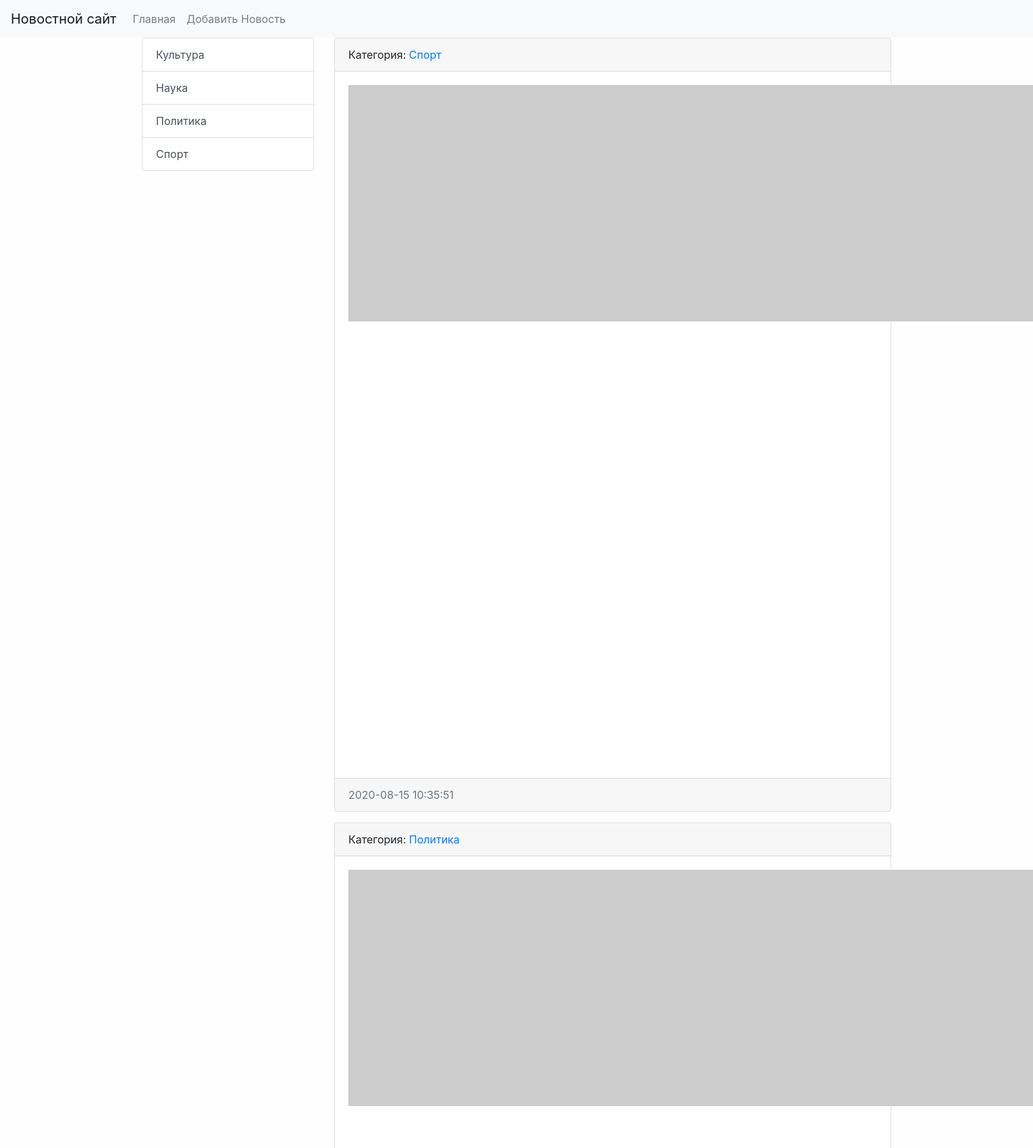
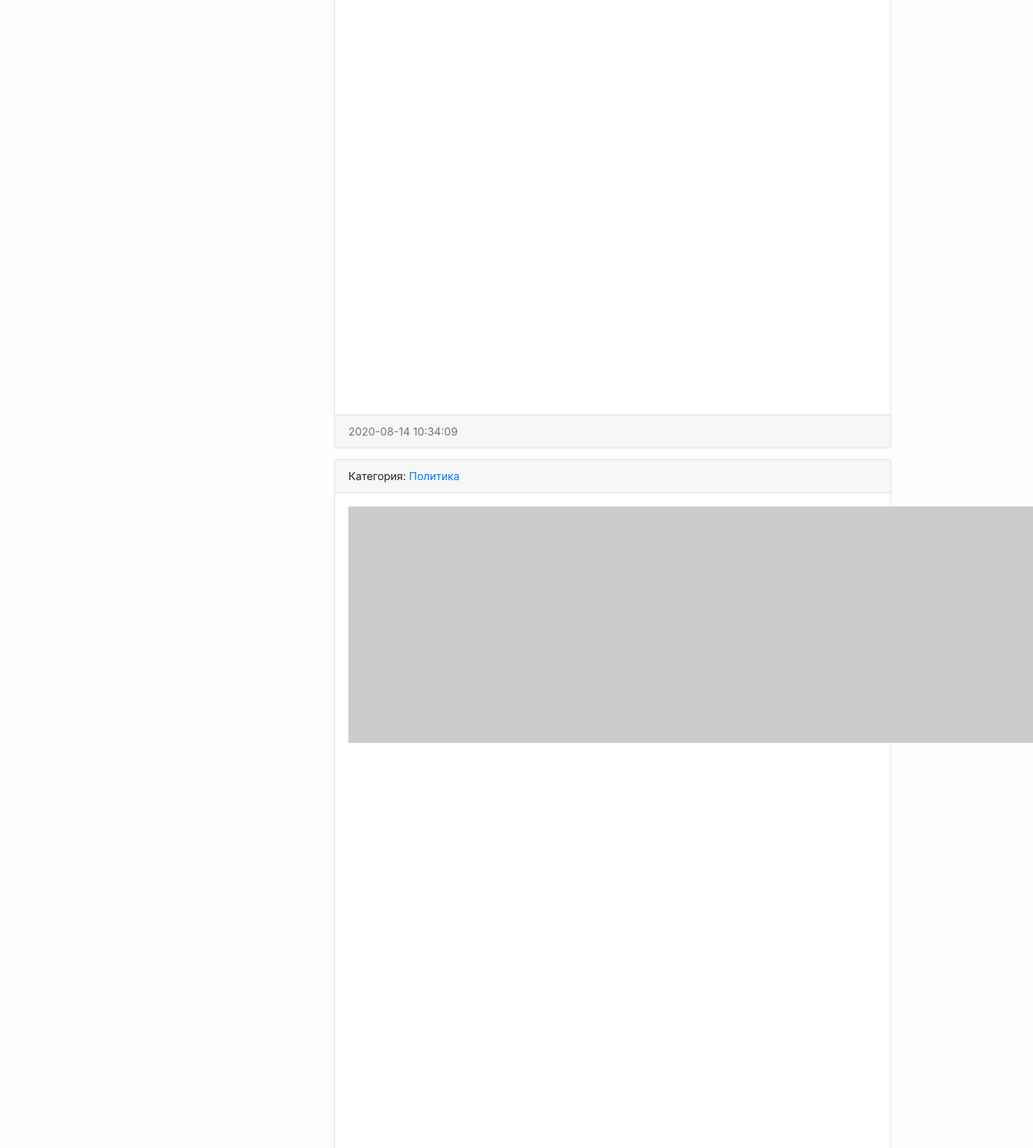
The page / (upper part) on the database its author committed (2 pictures, top to bottom).
### news/models.py (models this page shows, shortened)
class Category(models.Model):
    title = models.CharField(max_length=150, db_index=True, verbose_name='Наименование категории')
    def get_absolute_url(self):
        return reverse('category', kwargs={'category_id': self.pk})
    def __str__(self):
        return self.title
    class Meta:
        verbose_name = 'Категорию'
        verbose_name_plural = 'Категории'
        ordering = ['title']

class News(models.Model):
    title = models.CharField(max_length=150, verbose_name='Наименование')
    content = models.TextField(blank=True, verbose_name='Контент')
    created_at = models.DateTimeField(auto_now_add=True, verbose_name='Дата публикации')
    updated_at = models.DateTimeField(auto_now=True, verbose_name='Обновлено')
    photo = models.ImageField(upload_to='photos/%Y/%m/%d/', verbose_name='Фото', blank=True)
    is_published = models.BooleanField(default=True, verbose_name='Опубликовано')
    category = models.ForeignKey('Category', on_delete=models.PROTECT, verbose_name='Категория')
    def get_absolute_url(self):
        return reverse('view_news', kwargs={'pk': self.pk})
    class Meta:
        verbose_name = 'Новость'
        verbose_name_plural = 'Новости'
        ordering = ['-created_at']

### news/views.py (the view)
# urls.py: path('', HomeNews.as_view(), name='home'),
class HomeNews(ListView):
    model = News
    template_name = 'news/home_news_list.html'
    context_object_name = 'news'
    def get_context_data(self, *, object_list=None, **kwargs):
        context = super().get_context_data(**kwargs)
        context['title'] = 'Главная страница'
        return context
    def get_queryset(self):
        return News.objects.filter(is_published=True)

### news/templatetags/news_tags.py (called while the page is built)
@register.inclusion_tag('news/list_categories.html')
def show_categories():
    categories = Category.objects.all()
    return {'categories': categories}

### news/templates/news/home_news_list.html (shortened to what this page needs)
{% extends "base.html" %}
{% block sidebar %}
{%include 'inc/_sidebar.html'%}
{% endblock %}
{% block content %}
{%for item in news %}
<div class="card mb-3">
    <div class="card-header">
        Категория: <a href="{{item.category.get_absolute_url}}">{{item.category}}</a>
    </div>
    <div class="card-body">
        <div class="media">
            {%if item.photo %}
            <img src="{{item.photo.url}}" alt="" width="350" class="mr-3">
            {%else%}
            <img src="https://picsum.photos/id/1060/350/235/" alt="" class="mr-3">
            {%endif%}
        </div>
    </div>
    <div class="card-footer text-muted">
        {{item.created_at|date:"Y-m-d H:i:s"}}
    </div>
</div>
{%endfor%}
{% endblock %}

### news/templates/news/list_categories.html
<div class="list-group">
    {%for item in categories %}
    <a href="{{item.get_absolute_url}}" class="list-group-item list-group-item-action">{{item.title}}</a>
    {%endfor%}
</div>

### mysite/static/css/style.css (style rules this page uses)
body { background-color: #fefefe; }

### rows shown on the page
Category: title "Культура"
Category: title "Наука"
Category: title "Политика"
Category: title "Спорт"
News: category "Спорт", created_at "2020-08-15 10:35:51"
News: category "Политика", created_at "2020-08-14 10:34:09"
News: category "Политика"
